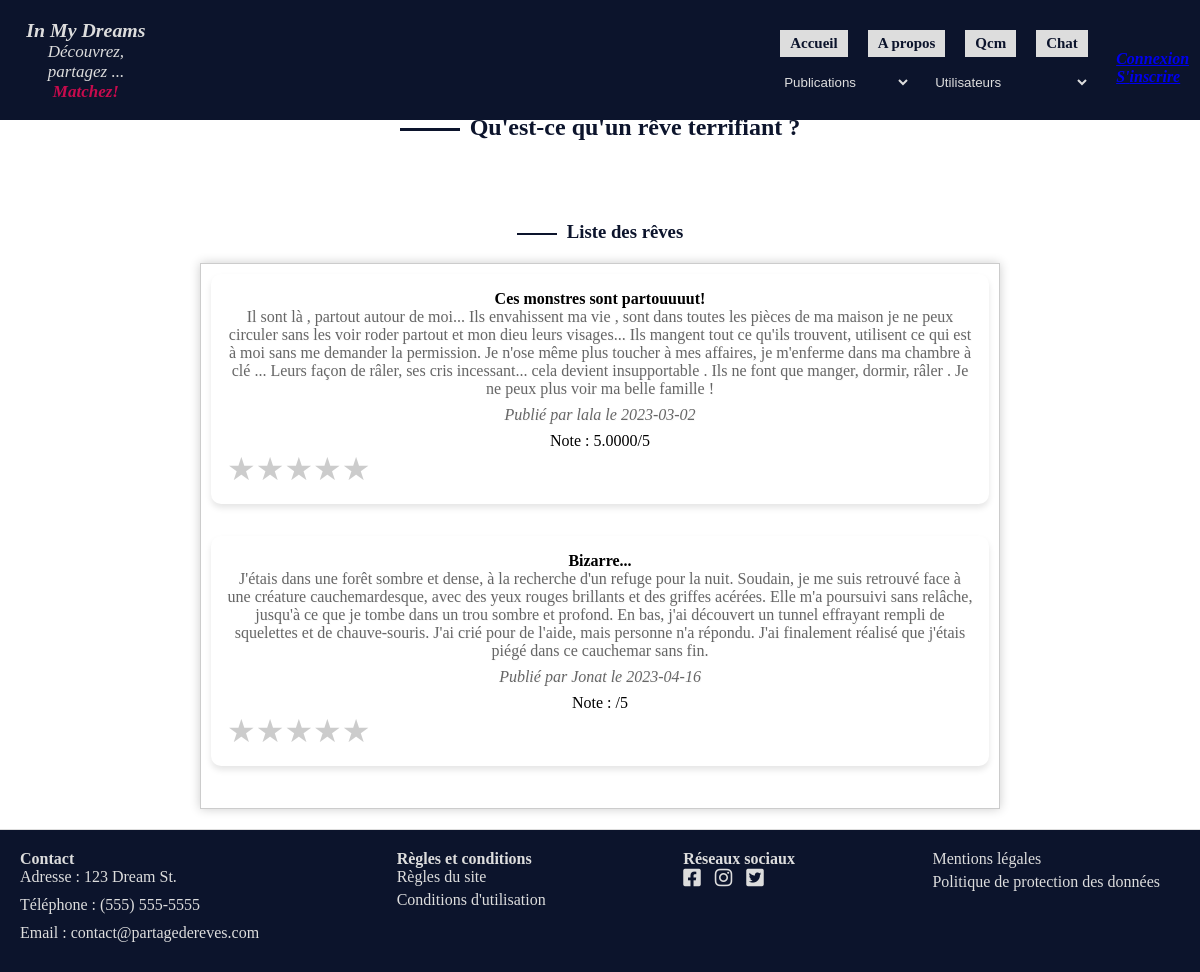
The page /index.php?page=categ-reves&action=terrifiant on the database its author committed.
### tables this page shows
CREATE TABLE `reve` (
  `id_reve` int(11) NOT NULL AUTO_INCREMENT,
  `Libelle_Reve` text NOT NULL,
  `Date_Creation_Reve` date NOT NULL,
  `id_famille_reve` int(11) NOT NULL,
  `id_utilisateur` int(11) NOT NULL,
  `id_type_reve` int(11) DEFAULT NULL,
  `Titre_Reve` varchar(100) DEFAULT NULL,
  `libelle_type_reve` varchar(255) DEFAULT NULL,
  PRIMARY KEY (`id_reve`),
  KEY `REVE_FAMILLE_REVE_FK` (`id_famille_reve`),
  KEY `REVE_UTILISATEUR0_FK` (`id_utilisateur`),
  CONSTRAINT `REVE_FAMILLE_REVE_FK` FOREIGN KEY (`id_famille_reve`) REFERENCES `famille_reve` (`id_famille_reve`),
  CONSTRAINT `REVE_UTILISATEUR0_FK` FOREIGN KEY (`id_utilisateur`) REFERENCES `utilisateur` (`id_utilisateur`)
);

CREATE TABLE `utilisateur` (
  `id_utilisateur` int(11) NOT NULL AUTO_INCREMENT,
  `pseudo` varchar(40) NOT NULL,
  `prenom` varchar(40) NOT NULL,
  `date_naissance` date NOT NULL,
  `email` varchar(40) NOT NULL,
  `mdp` varchar(255) DEFAULT NULL,
  `descript` text,
  `id_sexe` int(11) DEFAULT NULL,
  `id_cp_ville` int(11) DEFAULT NULL,
  `id_type_reve` int(11) DEFAULT NULL,
  PRIMARY KEY (`id_utilisateur`),
  KEY `FK_UTILISATEUR_SEXE` (`id_sexe`),
  KEY `FK_UTILISATEUR_CP_VILLE` (`id_cp_ville`),
  KEY `UTILISATEUR_TYPE_REVE_FK` (`id_type_reve`),
  CONSTRAINT `FK_UTILISATEUR_CP_VILLE` FOREIGN KEY (`id_cp_ville`) REFERENCES `cp_ville` (`id_cp_ville`),
  CONSTRAINT `FK_UTILISATEUR_SEXE` FOREIGN KEY (`id_sexe`) REFERENCES `sexe` (`id_sexe`),
  CONSTRAINT `UTILISATEUR_TYPE_REVE_FK` FOREIGN KEY (`id_type_reve`) REFERENCES `type_reve` (`id_type_reve`)
);

### index.php (called while the page is built)
<?php
require_once 'routers.php';
?>

### dreams/dao/dao_categ_reves.php (called while the page is built, shortened)
<?php
function afficherTypeTerrifiant() {
    $conn = getConnexion();
    $SQLStmt = $conn->prepare(
        'SELECT r.*, u.pseudo, AVG(n.note) as note
        FROM REVE r
        JOIN UTILISATEUR u
        ON r.id_utilisateur = u.id_utilisateur
        LEFT JOIN NOTE n
        ON r.id_reve = n.id_reve
        WHERE r.id_type_reve = 32
        GROUP BY r.id_reve;'
    );
    $SQLStmt->execute();
    $reves = $SQLStmt->fetchAll(PDO::FETCH_ASSOC);
    return $reves;
}
?>

### dreams/redirectionCateg/terrifiant.phtml (the view, shortened to what this page needs)
<?php
require_once __DIR__ . '/../dao/dao_categ_reves.php';
?>
<!DOCTYPE html>
<html lang="en">
  <head>
    <link rel="stylesheet" href="https://cdnjs.cloudflare.com/ajax/libs/font-awesome/6.1.0/css/all.min.css">
	<link rel="stylesheet" href="/inmydreams/dreams/style/style.css">
  </head>
<body>
    <main>
        <nav>
            <?php require_once __DIR__ . '/../partials/nav.phtml'; ?>
        </nav>
        <header>
            <h1 class="titre-type-reve">Rêves terrifiants</h1>
        </header>
        <section class="definition-type-reve">
            <h2 class="sous-titre-categ">Qu'est-ce qu'un rêve terrifiant ?</h2>
            <h3 class="h3-liste-reves">Liste des rêves</h3>
                <div class="categ-liste-reves" id="liste-reves">
                    <?php $reves = afficherTypeTerrifiant() ;
        foreach ($reves as $reve) {
            echo '<div class="reve">';
            echo '<h4 class="titre-categ-reve">' . $reve['Titre_Reve'] . '</h4>';
            echo '<p class="libelle-categ-reve">' . $reve['Libelle_Reve'] . '</p>';
            echo '<p class="info-categ-reve italic">';
            echo 'Publié par ' . $reve['pseudo'] . ' le ' . $reve['Date_Creation_Reve'];
            echo '</p>';
            echo '<div class="note" data-id="' . $reve['id_reve'] . '" data-note="' . $reve['note'] . '">';
            echo 'Note : ' . $reve['note'] . '/5';
            echo '</div>';
            echo '<div class="rating" data-id="' . $reve['id_reve'] . '">';
            echo '<span class="star" data-value="1">&#9733;</span>';
            echo '<span class="star" data-value="2">&#9733;</span>';
            echo '<span class="star" data-value="3">&#9733;</span>';
            echo '<span class="star" data-value="4">&#9733;</span>';
            echo '<span class="star" data-value="5">★</span>';
            echo '</div>';
            echo '</div>';
        }
                             ?>
                </div>
        </section>
    </main>
    <footer>
        <?php require_once __DIR__ . '/../partials/footer.phtml'; ?>
    </footer>
</body>
</html>

### dreams/style/style.css (style rules this page uses)
body, html, * { margin: 0; padding: 0; box-sizing: border-box; }
footer { background-color: #0c142c; color: rgb(221, 221, 221);; padding: 20px; }
.definition-type-reve { display: flex; flex-direction: column; align-items: center; text-align: center; border-top: 1px solid rgb(221, 221, 221);; border-bottom: 1px solid rgb(221, 221, 221);; padding: 20px 0; }
.definition-type-reve > * { margin: 20px 0; max-width: 800px; }
.definition-type-reve h2::before { content: ""; display: inline-block; width: 60px; height: 3px; background-color: #0c142c; margin-right: 10px; vertical-align: middle; }
.definition-type-reve h3::before { content: ""; display: inline-block; width: 40px; height: 2px; background-color: #0c142c; margin-right: 10px; vertical-align: middle; }
.categ-liste-reves { box-shadow: 0 0 10px rgba(0, 0, 0, 0.2); border: 1px solid #ccc; padding: 10px; margin: 0 auto; }
.titre-type-reve, .sous-titre-categ, .h3-liste-reves { color:#0c142c; }
.titre-type-reve { font-size: 3em; color: #6b0036; display: flex; justify-content: center; font-family: 'Arial Black', sans-serif; }
.definition-type-reve p { margin-bottom: 20px; text-shadow: 1px 1px 0 #f9f9f9; }
.rating { display: flex; }
.star { font-size: 2rem; cursor: pointer; color: #ccc; }
.italic { font-style: italic; }
.reve { padding: 1rem; margin-bottom: 2rem; width: 100%; background-color: #ffffff; border-radius: 10px; box-shadow: 0 4px 6px rgba(0, 0, 0, 0.1); transition: box-shadow 0.3s, transform 0.3s; }
.reve:not(:last-child) { margin-bottom: 2rem; }
.reve p { font-size: 1rem; color: #666; margin-bottom: 0.5rem; }

### rows shown on the page
reve: Titre_Reve "Ces monstres sont partouuuut!", Libelle_Reve "Il sont là , partout autour de moi... Ils envahissent ma vie , sont dans toutes les pièces de ma maison je ne peux circuler sans les voir roder partout et mon dieu leurs visages... Ils mangent tout ce qu'ils trouvent, utilisent ce qui est à moi sans me demander la permission. Je n'ose même plus toucher à mes affaires, je m'enferme dans ma chambre à clé ... Leurs façon de râler, ses cris incessant... cela devient insupportable . Ils ne font que manger, dormir, râler . Je ne peux plus voir ma belle famille !", id_utilisateur.pseudo "lala", Date_Creation_Reve "2023-03-02", note "5.0000"
reve: Titre_Reve "Bizarre...", Libelle_Reve "J'étais dans une forêt sombre et dense, à la recherche d'un refuge pour la nuit. Soudain, je me suis retrouvé face à une créature cauchemardesque, avec des yeux rouges brillants et des griffes acérées. Elle m'a poursuivi sans relâche, jusqu'à ce que je tombe dans un trou sombre et profond. En bas, j'ai découvert un tunnel effrayant rempli de squelettes et de chauve-souris. J'ai crié pour de l'aide, mais personne n'a répondu. J'ai finalement réalisé que j'étais piégé dans ce cauchemar sans fin.", id_utilisateur.pseudo "Jonat", Date_Creation_Reve "2023-04-16"
